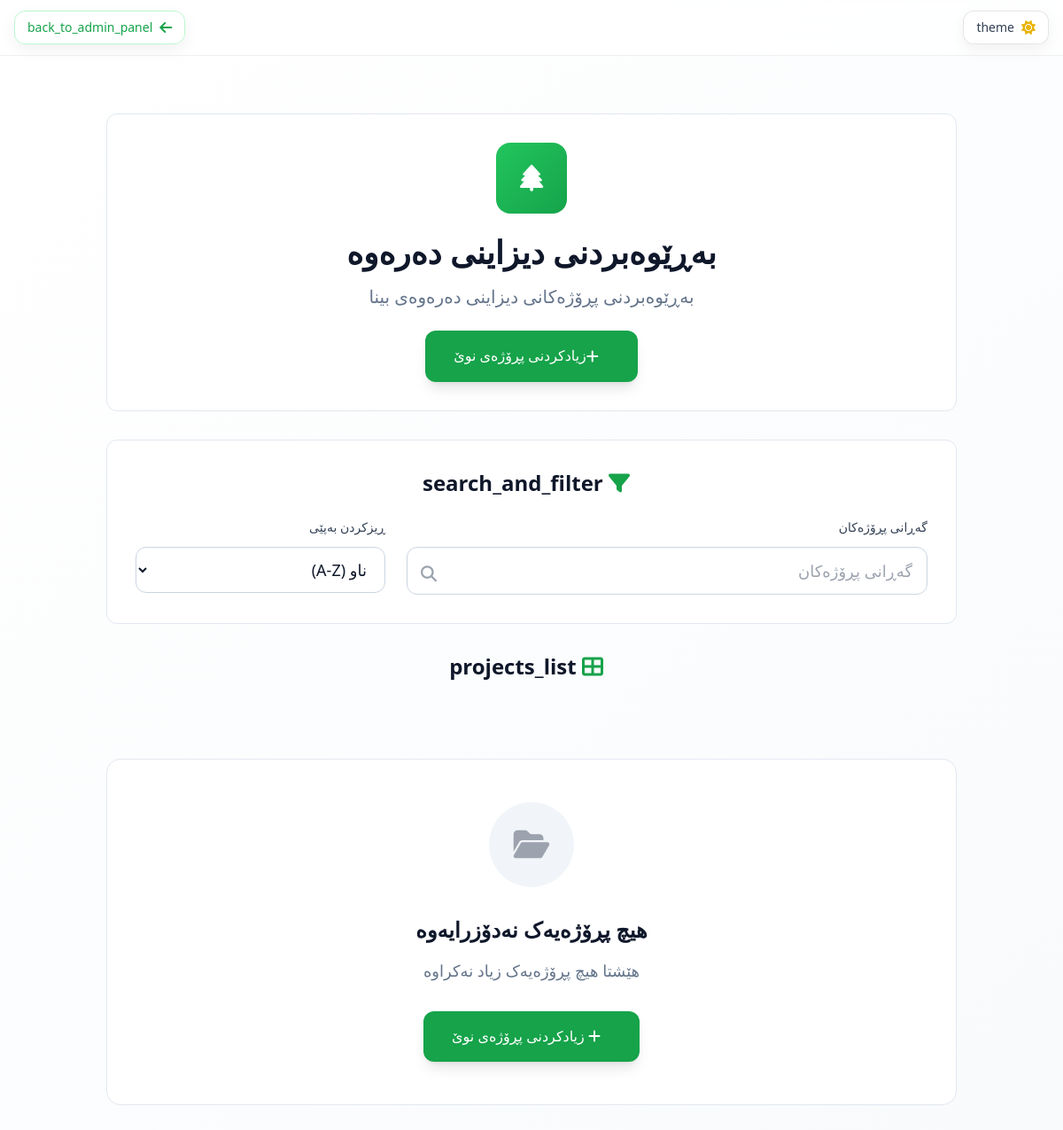
Before: /pages/admin/exterior_design_management.php (signed in) with the older database file.
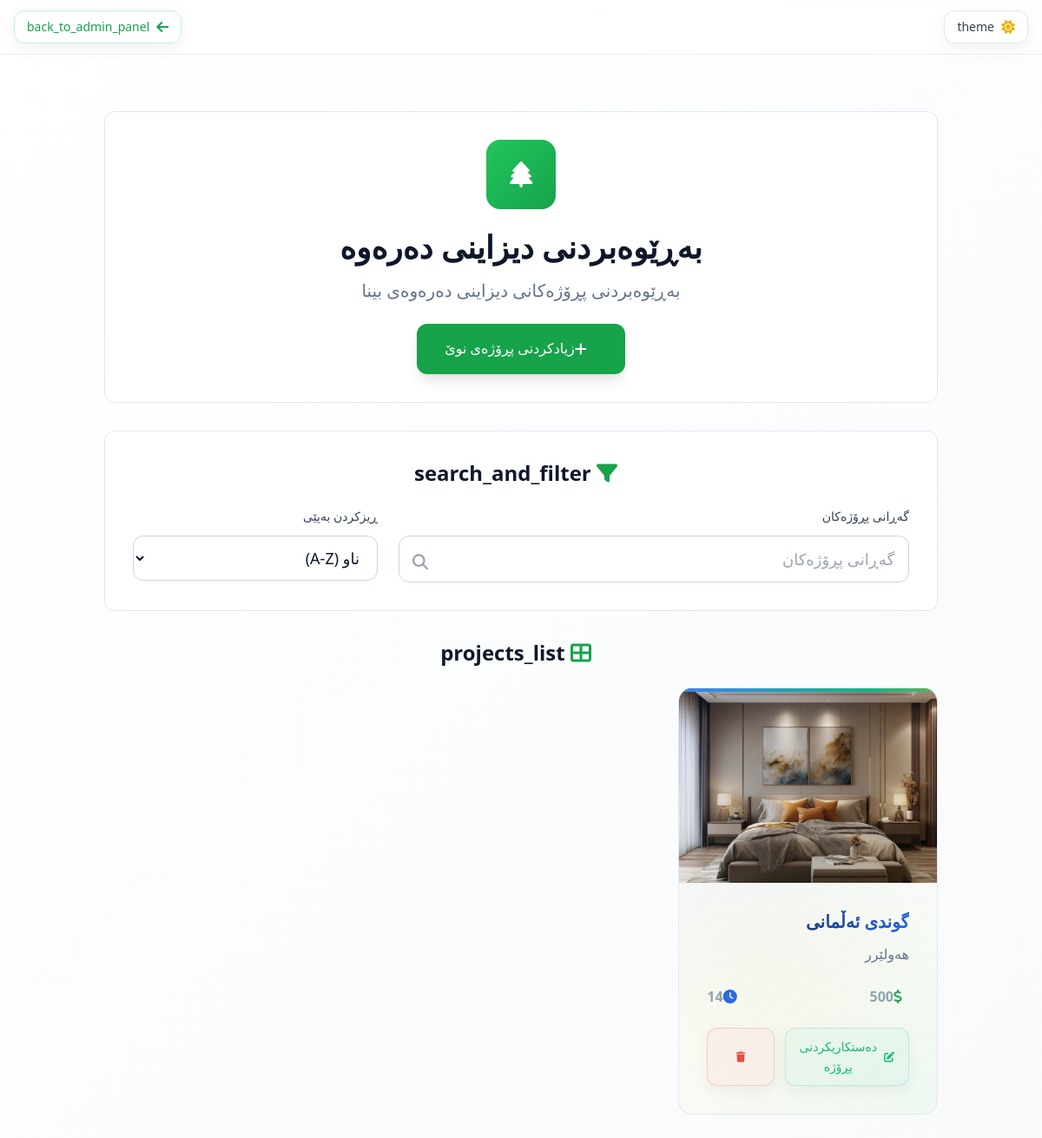
After: the same page with the newer database file.
### tables this page shows
CREATE TABLE `exterior_design_projects` (
  `id` int(11) NOT NULL,
  `name` varchar(200) NOT NULL,
  `name_ku` varchar(200) DEFAULT NULL,
  `name_ar` varchar(200) DEFAULT NULL,
  `description` text DEFAULT NULL,
  `description_ku` text DEFAULT NULL,
  `description_ar` text DEFAULT NULL,
  `price` varchar(100) DEFAULT NULL,
  `duration` varchar(100) DEFAULT NULL,
  `main_image` varchar(500) DEFAULT NULL,
  `status` enum('active','inactive','featured') DEFAULT 'active',
  `sort_order` int(11) DEFAULT 0,
  `is_active` tinyint(1) DEFAULT 1,
  `created_by` int(11) DEFAULT NULL,
  `created_at` timestamp NOT NULL DEFAULT current_timestamp(),
  `updated_at` timestamp NOT NULL DEFAULT current_timestamp() ON UPDATE current_timestamp()
);

### includes/translations.php (called while the page is built, shortened)
<?php
$current_lang = $_SESSION['language'] ?? 'ku';
$languages = [
    'ku' => ['name' => 'کوردی', 'flag' => '🇮🇶', 'dir' => 'rtl'],
    'ar' => ['name' => 'العربية', 'flag' => '🇮🇶', 'dir' => 'rtl'],
    'en' => ['name' => 'English', 'flag' => '🇺🇸', 'dir' => 'ltr']
];
if (!function_exists('t')) {
    function t($key) {
        global $translations, $current_lang;
        return $translations[$current_lang][$key] ?? $key;
    }
}
?>

### process/exterior_design/exterior_design.php (called while the page is built, shortened)
<?php
require_once '../../config/db_conected.php';
require_once '../../includes/translations.php';
$page_dir = $languages[$current_lang]['dir'];
require_once '../../process/exterior_design/select.php';
?>

### process/exterior_design/select.php (called while the page is built, shortened)
<?php
$items_per_page = 12;
$current_page = isset($_GET['page']) ? max(1, intval($_GET['page'])) : 1;
$offset = ($current_page - 1) * $items_per_page;
try {
    $stmt = $pdo->prepare("
        SELECT * FROM exterior_design_projects
        WHERE is_active = 1
        ORDER BY sort_order ASC, created_at DESC
        LIMIT ? OFFSET ?
    ");
    $stmt->execute([$items_per_page, $offset]);
    $exterior_design_projects = $stmt->fetchAll(PDO::FETCH_ASSOC);
} catch (Exception $e) {
    $error_message = "هەڵەیەک ڕوویدا لە بارکردنی پڕۆژەکان: " . $e->getMessage();
    $total_projects = 0;
    $total_pages = 0;
}
?>

### pages/admin/exterior_design_management.php (the view, shortened to what the changed rows need)
<?php
require_once '../../process/exterior_design/exterior_design.php';
?>
<!DOCTYPE html>
<html lang="<?php echo $current_lang; ?>" dir="<?php echo $page_dir; ?>">
<head>
    <script src="https://cdn.tailwindcss.com"></script>
    <link rel="stylesheet" href="../../assets/css/main.css">
    <link rel="stylesheet" href="../../assets/css/admin.css">
    <link rel="stylesheet" href="https://cdnjs.cloudflare.com/ajax/libs/font-awesome/6.4.0/css/all.min.css">
</head>
<body class="bg-gray-50 dark:bg-gray-900 transition-colors duration-300">
    <div id="mainContent" class="main-content-without-navbar">
        <div class="container mx-auto px-4 sm:px-6 lg:px-8 py-8">
            <div class="mb-8 text-center">
                <div class="bg-white dark:bg-gray-800 rounded-xl shadow-sm border border-gray-200 dark:border-gray-700 p-8">
                    <div class="flex flex-col items-center">
                        <h1 class="text-4xl font-bold text-gray-900 dark:text-white mb-4">
                            بەڕێوەبردنی دیزاینی دەرەوە
                        </h1>
                    </div>
                </div>
            </div>
            <div class="bg-white dark:bg-gray-800 rounded-xl shadow-sm border border-gray-200 dark:border-gray-700 p-8 mb-8">
                <h2 class="text-2xl font-bold text-gray-900 dark:text-white mb-6 text-center">
                    <i class="fas fa-filter mr-3 text-green-600"></i>
                    <?php echo t('search_and_filter'); ?>
                </h2>
            </div>
            <div class="mb-8">
                <h2 class="text-2xl font-bold text-gray-900 dark:text-white mb-6 text-center">
                    <i class="fas fa-th-large mr-3 text-green-600"></i>
                    <?php echo t('projects_list'); ?>
                </h2>
                <div class="grid grid-cols-1 md:grid-cols-2 lg:grid-cols-3 gap-8" id="projectsGrid">
                <?php if (!empty($exterior_design_projects)): ?>
                    <?php foreach ($exterior_design_projects as $project): ?>
                    <div class="bg-white dark:bg-gray-800 rounded-2xl shadow-lg border border-gray-200 dark:border-gray-700 overflow-hidden project-card transition-all duration-300 hover:shadow-2xl hover:-translate-y-2"
                         data-name="<?php echo strtolower($project['name']); ?>"
                         data-price="<?php echo $project['price']; ?>">
                        <div class="relative h-56 bg-gray-200 dark:bg-gray-700">
                            <?php if ($project['main_image']): ?>
                                <img src="../../<?php echo $project['main_image']; ?>"
                                     alt="<?php echo $project['name']; ?>"
                                     class="w-full h-full object-cover">
                            <?php else: ?>
                                <div class="w-full h-full flex items-center justify-center">
                                    <i class="fas fa-image text-gray-400 text-5xl"></i>
                                </div>
                            <?php endif; ?>
                        </div>
                        <div class="p-8">
                            <h3 class="text-xl font-bold text-gray-900 dark:text-white mb-3">
                                <?php echo $project['name']; ?>
                            </h3>
                            <p class="text-gray-600 dark:text-gray-400 text-base mb-6 line-clamp-2">
                                <?php echo $project['description']; ?>
                            </p>
                            <div class="flex items-center justify-between text-base text-gray-500 dark:text-gray-400 mb-6">
                                <div class="flex items-center">
                                    <i class="fas fa-dollar-sign mr-2 text-green-600"></i>
                                    <span class="font-semibold"><?php echo $project['price']; ?></span>
                                </div>
                                <div class="flex items-center">
                                    <i class="fas fa-clock mr-2 text-blue-600"></i>
                                    <span class="font-semibold"><?php echo $project['duration']; ?></span>
                                </div>
                            </div>
                            <div class="flex gap-3">
                                <button onclick="editProject(<?php echo $project['id']; ?>)"
                                        class="flex-1 action-btn action-btn-edit">
                                    <i class="fas fa-edit"></i>
                                    <span><?php echo t('edit_project'); ?></span>
                                </button>
                                <button onclick="deleteProject(<?php echo $project['id']; ?>)"
                                        class="action-btn action-btn-delete">
                                    <i class="fas fa-trash"></i>
                                </button>
                            </div>
                        </div>
                    </div>
                    <?php endforeach; ?>
                <?php else: ?>
                    <div class="col-span-full text-center py-16">
                        <div class="bg-white dark:bg-gray-800 rounded-2xl shadow-lg border border-gray-200 dark:border-gray-700 p-12">
                            <div class="w-24 h-24 bg-gray-100 dark:bg-gray-700 rounded-full flex items-center justify-center mx-auto mb-8">
                                <i class="fas fa-folder-open text-gray-400 text-4xl"></i>
                            </div>
                            <h3 class="text-2xl font-bold text-gray-900 dark:text-white mb-4">
                            <?php echo t('no_projects_found'); ?>
                        </h3>
                            <p class="text-gray-600 dark:text-gray-400 mb-8 text-lg">
                            هێشتا هیچ پڕۆژەیەک زیاد نەکراوە
                        </p>
                            <button onclick="openAddProjectModal()"
                                    class="bg-green-600 hover:bg-green-700 text-white px-8 py-4 rounded-xl font-medium transition-all duration-200 shadow-lg hover:shadow-xl transform hover:-translate-y-1">
                                <i class="fas fa-plus mr-3"></i>
                                <?php echo t('add_new_project'); ?>
                            </button>
                        </div>
                    </div>
                <?php endif; ?>
                </div>
            </div>
        </div>
    </div>
</body>
</html>

Changed rows visible on the page:
added exterior_design_projects: main_image (picture), name "گوندی ئەڵمانی", description "هەولێرر", price "500", duration "14"
Other visible differences:
t('no_projects_found'): "هیچ پڕۆژەیەک نەدۆزرایەوە" → (not shown)
t('add_new_project'): "زیادکردنی پڕۆژەی نوێ" → (not shown)
text no longer shown: "هێشتا هیچ پڕۆژەیەک زیاد نەکراوە"
